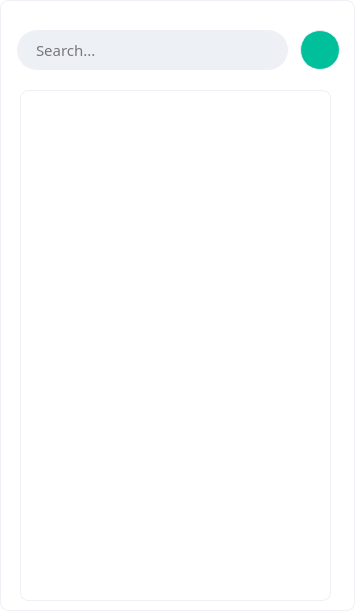
           <widget class="QWidget" name="widget_8" native="true">
            <property name="geometry">
             <rect>
              <x>0</x>
              <y>90</y>
              <width>355</width>
              <height>611</height>
             </rect>
            </property>
            <property name="sizePolicy">
             <sizepolicy hsizetype="Preferred" vsizetype="Preferred">
              <horstretch>4</horstretch>
              <verstretch>0</verstretch>
             </sizepolicy>
            </property>
            <property name="styleSheet">
             <string notr="true">background-color: #fff;
border: 1px solid rgb(237, 240, 245);
border-radius: 8px;</string>
            </property>
            <widget class="QLineEdit" name="searchLineEdit">
             <property name="geometry">
              <rect>
               <x>17</x>
               <y>30</y>
               <width>271</width>
               <height>40</height>
              </rect>
             </property>
             <property name="font">
              <font>
               <family>Source Sans 3</family>
               <pointsize>11</pointsize>
              </font>
             </property>
             <property name="styleSheet">
              <string notr="true">padding-left:16px;
background-color: rgb(237, 240, 245);
border-radius: 20px;</string>
             </property>
             <property name="text">
              <string/>
             </property>
             <property name="placeholderText">
              <string>Search...</string>
             </property>
            </widget>
            <widget class="QPushButton" name="pushButton">
             <property name="geometry">
              <rect>
               <x>300</x>
               <y>30</y>
               <width>40</width>
               <height>40</height>
              </rect>
             </property>
             <property name="styleSheet">
              <string notr="true">background-color: #00bf9b;
border-radius: 20px;</string>
             </property>
             <property name="text">
              <string/>
             </property>
             <property name="icon">
              <iconset>
               <normalon>:/img/img/search.svg</normalon>
              </iconset>
             </property>
            </widget>
            <widget class="QWidget" name="verticalLayoutWidget_2">
             <property name="geometry">
              <rect>
               <x>20</x>
               <y>90</y>
               <width>311</width>
               <height>511</height>
              </rect>
             </property>
             <layout class="QVBoxLayout" name="categoryFilterList">
              <property name="leftMargin">
               <number>9</number>
              </property>
              <property name="topMargin">
               <number>9</number>
              </property>
              <property name="rightMargin">
               <number>4</number>
              </property>
              <property name="bottomMargin">
               <number>4</number>
              </property>
             </layout>
            </widget>
           </widget>
